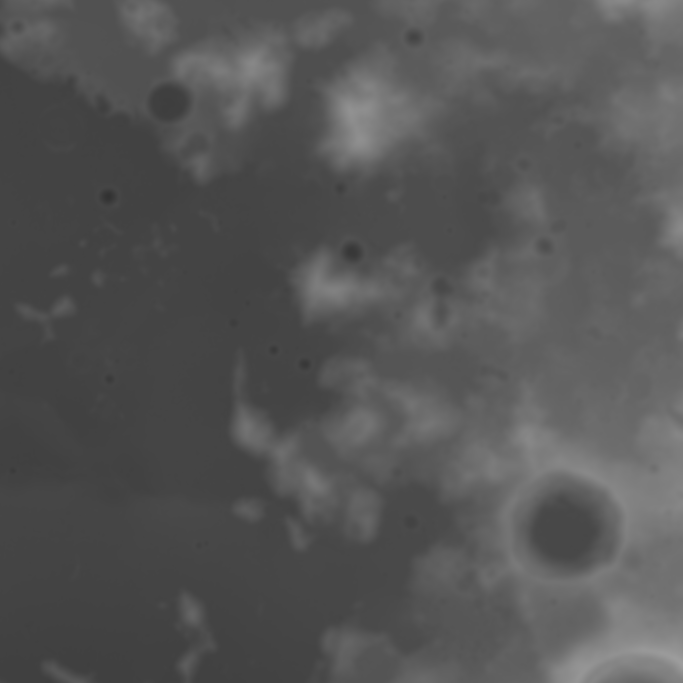
#> input picture assets/example1.png, 2048 x 2048 px (shown at 1/3 size)
$ jupyter execute points_extraction.ipynb   (shell and % lines are left out)
#> lines starting #> are read from the running program, lines starting #| are printed output that depends on the picture
[cell 1]
import matplotlib.pyplot as plt
from mpl_toolkits.mplot3d import Axes3D
import numpy as np
from PIL import Image

[cell 2]
from PIL import Image
im = Image.open("assets/example1.png")
#> im is the input picture: PIL image 2048x2048 L; min 49, max 158, mean 85.6
im = im.convert('L')
im

[cell 3]
x, y = np.meshgrid(range(im.width), range(im.height))
x.shape, y.shape
#> Out = ((2048, 2048), (2048, 2048))

[cell 4]
z = np.asarray(im)
z.shape
#> Out = (2048, 2048)

[cell 5]
fig = plt.figure(figsize=(18, 16), dpi=100)

ax = fig.add_subplot(111, projection='3d')
# ax.scatter(x, y, z, c='r', marker='o')
ax.plot_surface(x, y, z)
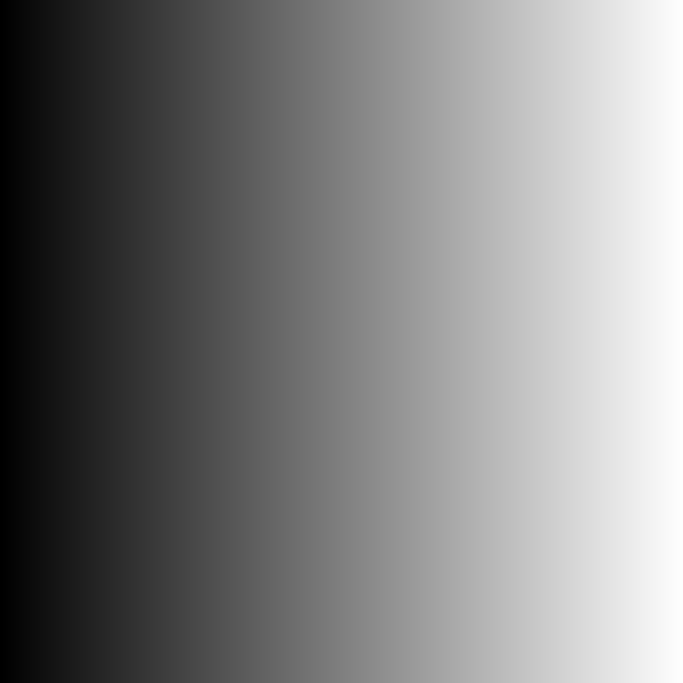
#> x: shape (2048, 2048) int64 (shown at 1/3 size); min 0, max 2047, mean 1023.5; drawn with min black and max white

ax.set_xlabel('X Label')
ax.set_ylabel('Y Label')
ax.set_zlabel('Z Label')
ax.set_zlim(0, 2048)

plt.show()
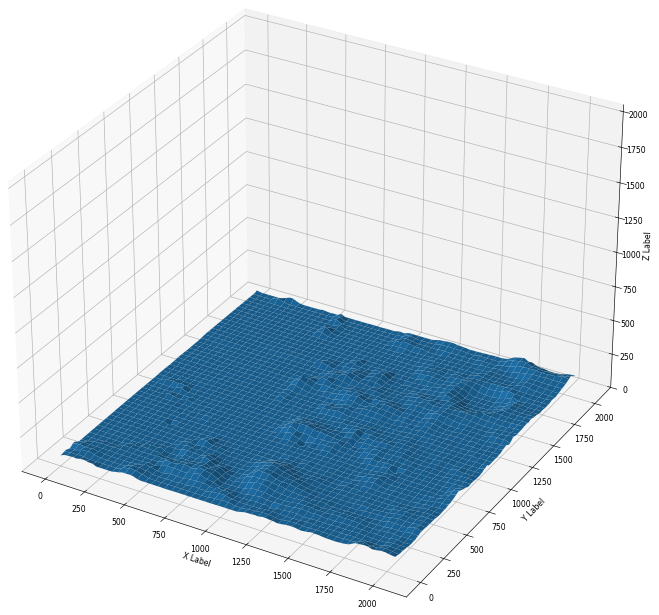
#> figure drawn by matplotlib, 1 panel
